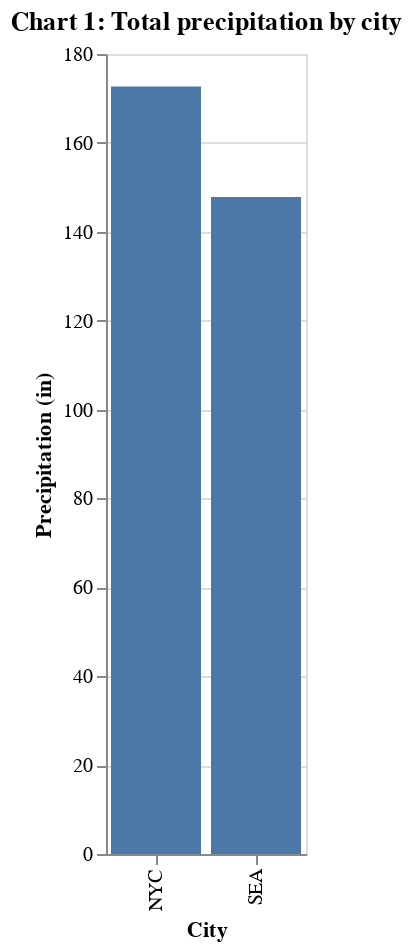

Source (notebook cell):
### Code cell
chart1 = alt.Chart(df).mark_bar().encode(
    alt.X('city:N', title='City'),
    alt.Y('precipitation:Q', title='Precipitation (in)', aggregate='sum'),
).properties(title='Chart 1: Total precipitation by city', width=100, height=400)

chart1

### Figure 1 — Vega-Lite specification as saved in the notebook (floating-point values rounded to 4 significant figures; data arrays with more than 128 entries replaced by an {"elided": "..."} marker saying what was removed)
{"config": {"view": {"continuousWidth": 400, "continuousHeight": 300}}, "data": {"name": "data-b5808048831bcd26a40da6692cee2928"}, "mark": "bar", "encoding": {"x": {"field": "city", "title": "City", "type": "nominal"}, "y": {"aggregate": "sum", "field": "precipitation", "title": "Precipitation (in)", "type": "quantitative"}}, "height": 400, "title": "Chart 1: Total precipitation by city", "width": 100, "$schema": "https://vega.github.io/schema/vega-lite/v4.17.0.json", "datasets": {"data-b5808048831bcd26a40da6692cee2928": {"elided": "2922 records"}}}
